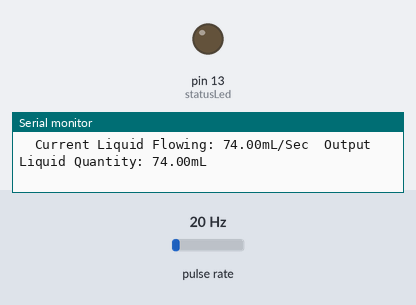
Bench run of a sketch on a simulated Arduino Uno, built with avr-gcc and run on an emulated ATmega328P. On the bench: output pins drawn as LEDs (lit = HIGH), the last lines printed to the serial monitor. Wiring (inferred from the names in the program): pulse sensor: data pin 2. The inputs (shaded band) are chosen by the test bench; at power-on: pulse rate 20 Hz.

Above: at 1.2 s.
1.3 s: pulse rate (sensor on pin 2) set to 23 Hz
At 4.5 s:
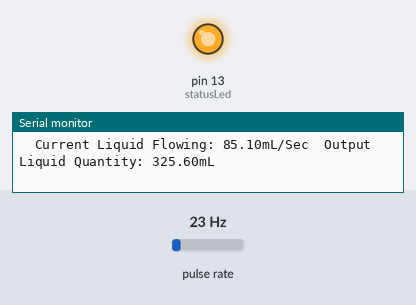
Timing chart, 0 to 6.0 s (numbered marks = the images above; inputs shaded):
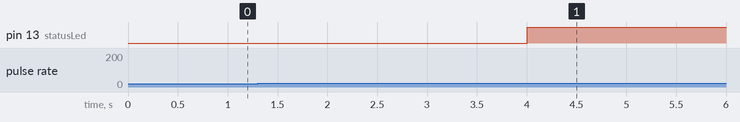

Measured:
- the behaviour switches between 20 and 21 Hz on pulse rate (sensor on pin 2) (found by bisection; images 0 and 1)
- after the input at 1.3 s, pin 13 (statusLed): LOW → HIGH after 2.7 s instead of 3.7 s

The sketch:

Waterflow_sensor.ino
```cpp
byte statusLed    = 13;

byte sensorInterrupt = 0;  // 0 = digital pin 2
byte sensorPin       = 2;

// The hall-effect flow sensor outputs approximately 4.5 pulses per second per
// litre/minute of flow.
float calibrationFactor = 4.5;

volatile byte pulseCount;

float flowMilliLitres;
float totalMilliLitres;

unsigned long oldTime;

void setup()
{

  // Initialize a serial connection for reporting values to the host
  Serial.begin(38400);

  // Set up the status LED line as an output
  pinMode(statusLed, OUTPUT);
  digitalWrite(statusLed, LOW);  // We have an active-low LED attached

  pinMode(sensorPin, INPUT);
  digitalWrite(sensorPin, HIGH);

  pulseCount        = 0;
  flowMilliLitres   = 0.0;
  totalMilliLitres  = 0.0;
  oldTime           = 0;

  // The Hall-effect sensor is connected to pin 2 which uses interrupt 0.
  // Configured to trigger on a FALLING state change (transition from HIGH
  // state to LOW state)
  attachInterrupt(sensorInterrupt, pulseCounter, FALLING);
}

/**
 * Main program loop
 */
void loop()
{

   if((millis() - oldTime) > 1000)    // Only process counters once per second
  {
    // Disable the interrupt while calculating flow rate and sending the value to
    // the host
    detachInterrupt(sensorInterrupt);

    // Note the time this processing pass was executed. Note that because we've
    // disabled interrupts the millis() function won't actually be incrementing right
    // at this point, but it will still return the value it was set to just before
    // interrupts went away.


    // Divide the flow rate in litres/minute by 60 to determine how many litres have
    // passed through the sensor in this 1 second interval, then multiply by 1000 to
    // convert to millilitres.
    flowMilliLitres = ((((1000.0 / (millis() - oldTime)) * pulseCount) / calibrationFactor) / 60) * 1000;

    oldTime = millis();

    // Add the millilitres passed in this second to the cumulative total
    totalMilliLitres += flowMilliLitres;


    // Print the number of litres flowed in this second
    Serial.print("  Current Liquid Flowing: ");             // Output separator
    Serial.print(flowMilliLitres);
    Serial.print("mL/Sec");

    // Print the cumulative total of litres flowed since starting
    Serial.print("  Output Liquid Quantity: ");             // Output separator
    Serial.print(totalMilliLitres);
    Serial.println("mL");
if (totalMilliLitres>300)
digitalWrite(13,HIGH);

    // Reset the pulse counter so we can start incrementing again
    pulseCount = 0;

    // Enable the interrupt again now that we've finished sending output
    attachInterrupt(sensorInterrupt, pulseCounter, FALLING);
  }
}

/*
Insterrupt Service Routine
 */
void pulseCounter()
{
  // Increment the pulse counter
  pulseCount++;
}
```
